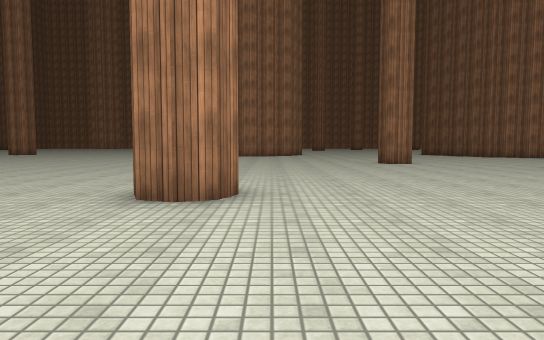
view 1 (above)

24 first-person views from a walk through a scene from a Unity 3-D project. The camera is 1.2 m above the floor, tilts 4° down and sees 70° across. The floor is counted in squares, 2 m on a side. Each view is taken from the middle of a square. On the plan, view 1 faces up. The plan holds only what a view shows up to about 11 squares ahead; the rest is blank. The place goes on beyond the plan. The player character is not drawn. Surface patterns are stand-ins for the level's own textures.

view 2
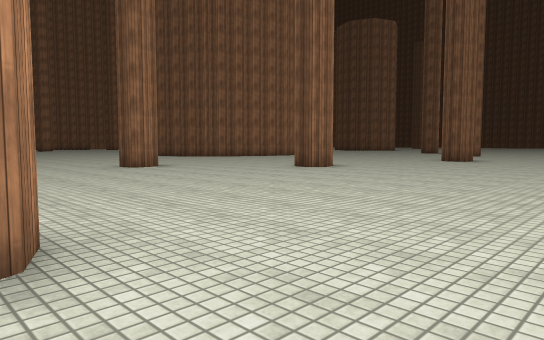

view 3
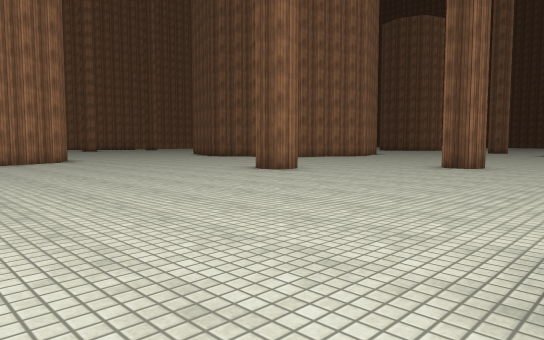

view 4
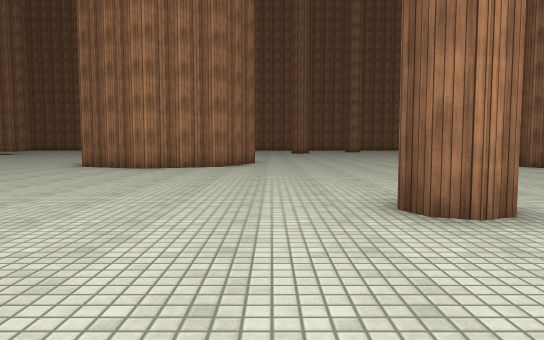

view 5
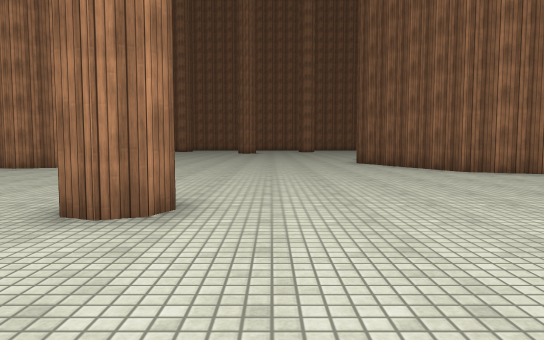

view 6
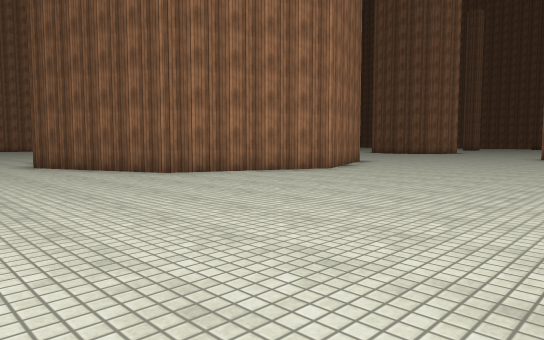

view 7
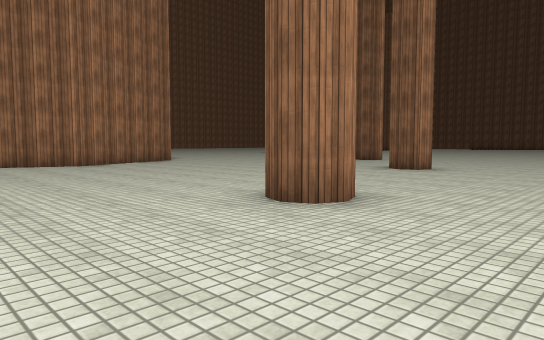

view 8
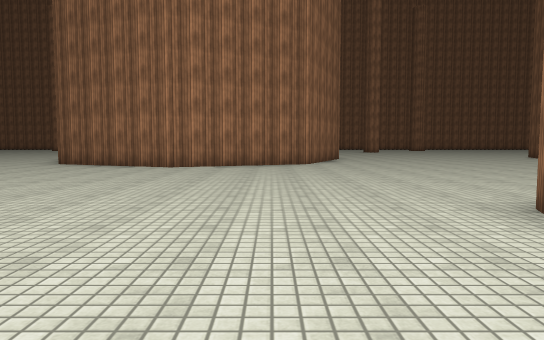

view 9
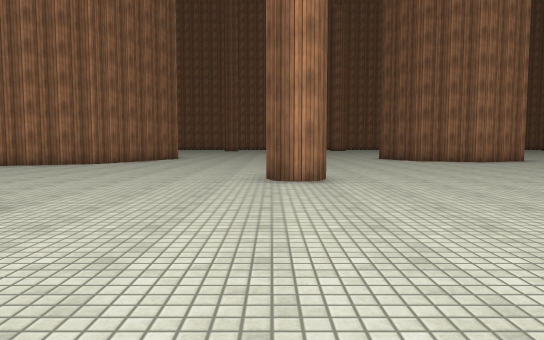

view 10
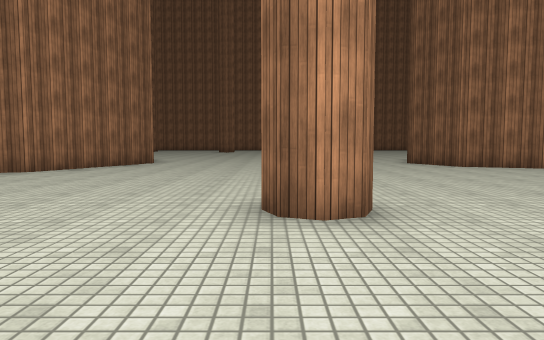

view 11
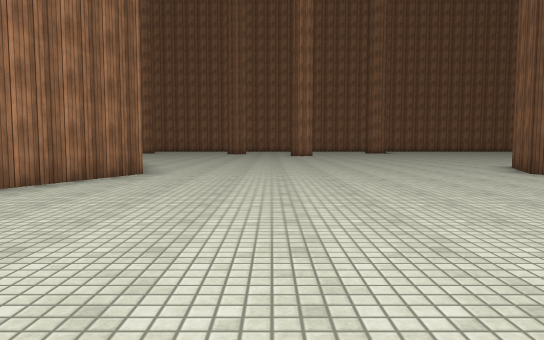

view 12
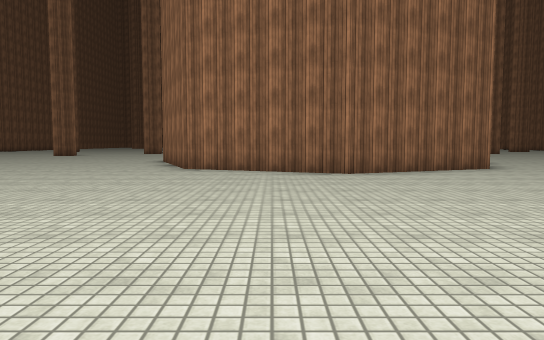

view 13
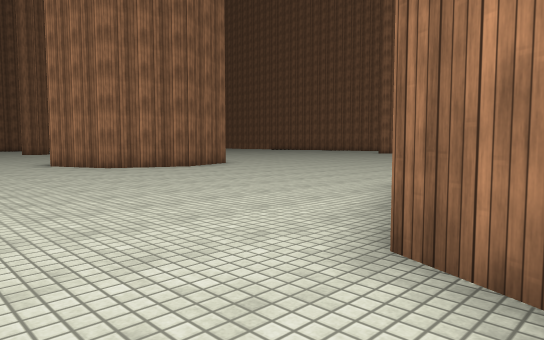

view 14
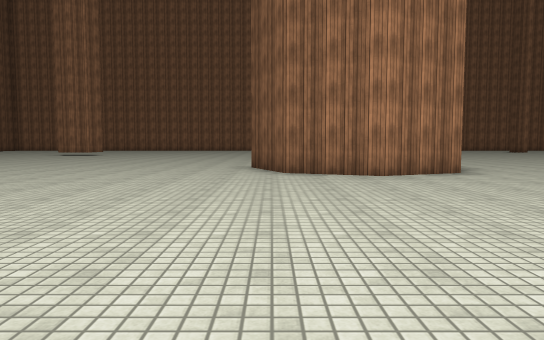

view 15
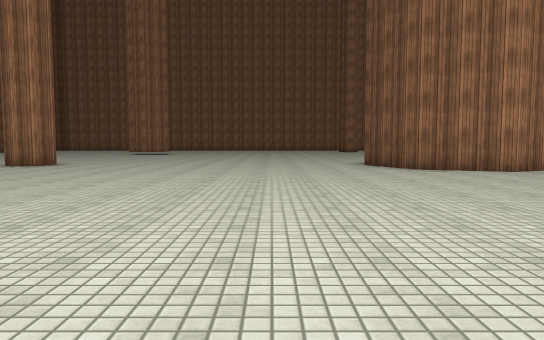

view 16
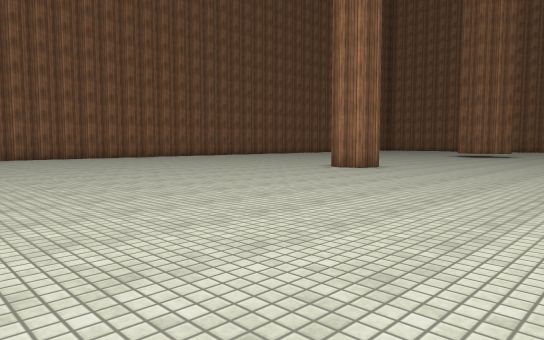

view 17
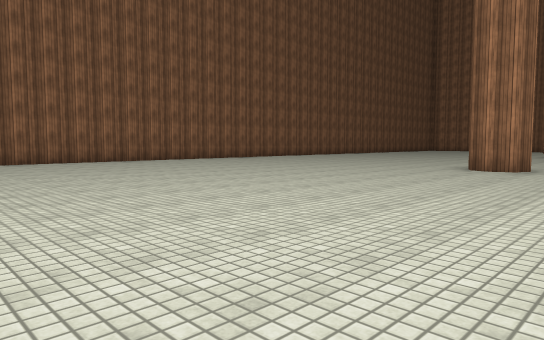

view 18
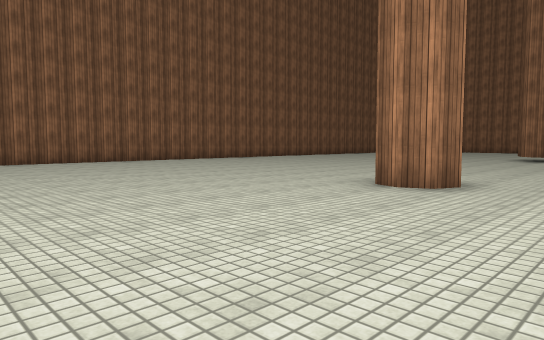

view 19
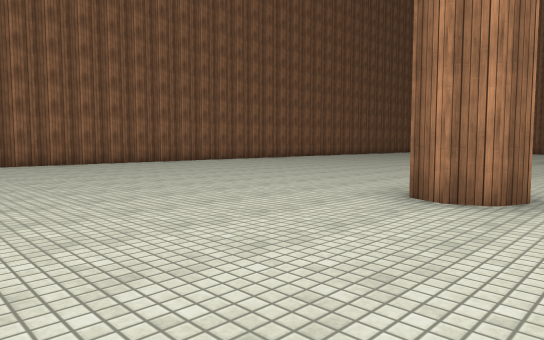

view 20
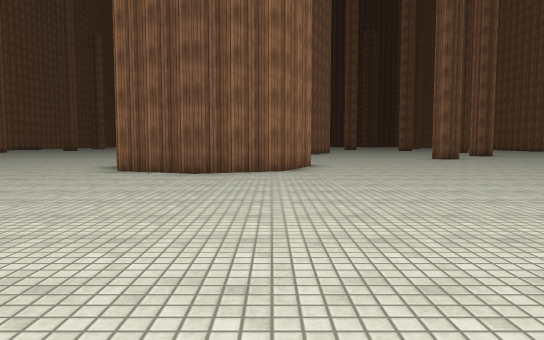

view 21
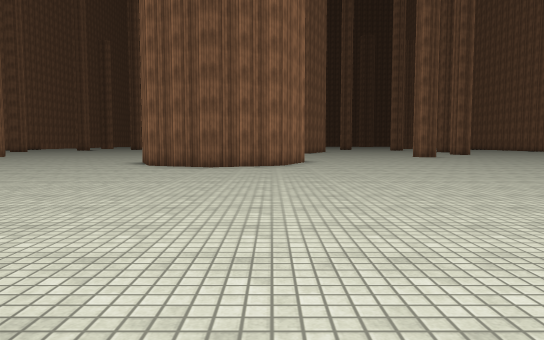

view 22
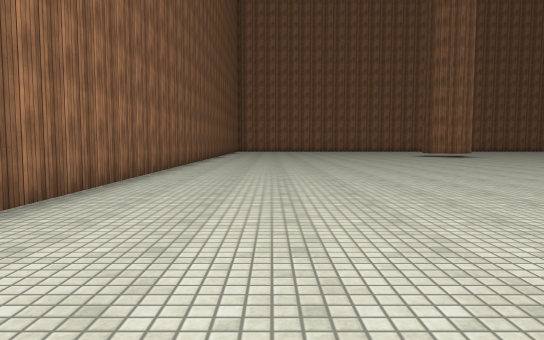

view 23
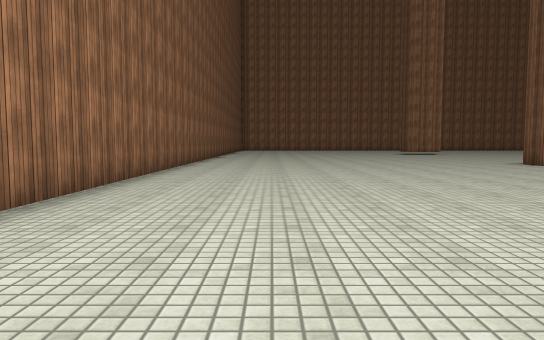

view 24
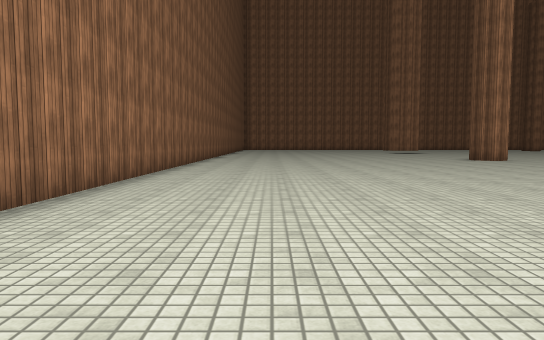

### Floor plan
Points are (right, up) in squares from view 1. A wall is a line through its corners. A room is listed if a view was taken in it or the views show most of it. See-through windows are left out.
Room 1 (views 1, 2, 3, 4, 5, 6, 7, 8, 9, 10, 11, 12, 13, 14, 15, 16, 17, 18, 19, 20, 21, 22, 23, 24)
walls: (3.9, 10.9) (3.8, 10.9); (4.1, 11.5) (3.9, 10.9) (3.3, 11.1) (3.1, 11.5) (3.3, 11.9); (-0.4, 4.6) (-0.6, 4.1) (-1, 3.9) (-1.4, 4.1) (-1.6, 4.6); (7.3, 8) (6.9, 7.9) (6.6, 8) (6.4, 8.4) (6.6, 8.7); (1, 20.7) (1.5, 19.5) (0.8, 17.7) (-1, 17) (-2.8, 17.7) (-3.5, 19.5) (-2.8, 21.3) (-1.2, 21.9); (12.8, 6.4) (12.3, 6.2) (12, 6.4) (11.8, 6.7) (12, 7.2); (-12.1, 20) (-11.9, 19.5) (-12.1, 19.1) (-12.5, 18.9) (-12.9, 19.1) (-13.1, 19.5) (-12.9, 19.9); (17.8, 7.6) (17.4, 7.8) (17.3, 8.1) (17.4, 8.6); (16, 23.1) (17.5, 19.5) (16, 16) (12.5, 14.5) (9, 16) (7.5, 19.6); (22, 11.6) (21.8, 11.1) (21.2, 10.9) (21, 11); (-22.4, 23) (-22.4, 9.4); (26.6, 17.4) (25.7, 17.7) (25, 19.5) (25.8, 21.4)

Where each view was taken, in squares from view 1:
view 1: 0 up, 0 right, facing up
view 2: 2 up, 1 left, facing up-right
view 3: 5 up, 3 left, facing up-right
view 4: 8 up, 2 right, facing up
view 5: 8 up, 5 right, facing up
view 6: 9 up, 5 right, facing up-right
view 7: 4 up, 9 right, facing up-right
view 8: 5 up, 15 right, facing up
view 9: 5 up, 21 right, facing up
view 10: 8 up, 21 right, facing up
view 11: 12 up, 20 right, facing up
view 12: 18 up, 25 right, facing left
view 13: 14 up, 10 right, facing up-left
view 14: 10 up, 3 left, facing up
view 15: 9 up, 6 left, facing up
view 16: 11 up, 7 left, facing up-left
view 17: 10 up, 10 left, facing up-left
view 18: 14 up, 10 left, facing up-left
view 19: 15 up, 11 left, facing up-left
view 20: 18 up, 11 left, facing right
view 21: 18 up, 13 left, facing right
view 22: 12 up, 20 left, facing up
view 23: 9 up, 20 left, facing up
view 24: 6 up, 20 left, facing up
